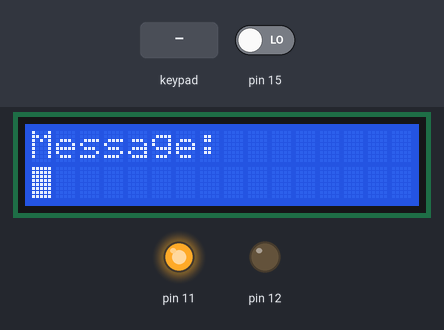
This sketch was run on a simulated Arduino Uno, built with avr-gcc and run on an emulated ATmega328P. On the bench: 16×2 character LCD, output pins drawn as LEDs (lit = HIGH). The inputs (shaded band) are chosen by the test bench; at power-on: pin 15 LOW. What the sketch prints to the serial monitor is not drawn.

Above: at 1.2 s.
1.3 s: keypad keys 9 8 7 6 * pressed 0.4 s apart
At 3.07 s:
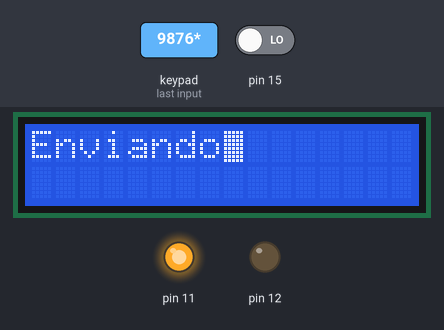
4.8 s: key 'A' pressed
At 5.1 s:
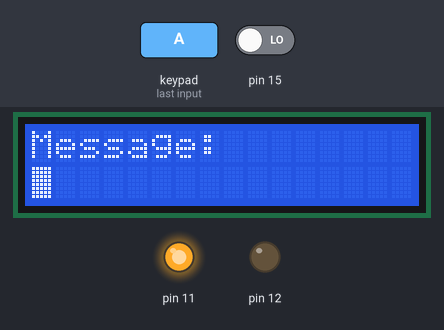
6.3 s: key 'B' pressed
7.8 s: keypad keys 9 8 7 6 # pressed 0.4 s apart
At 9.56 s:
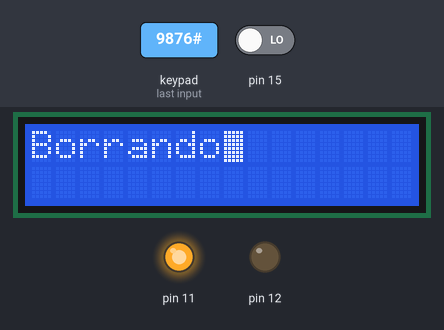
11.3 s: key 'D' pressed
At 12.5 s:
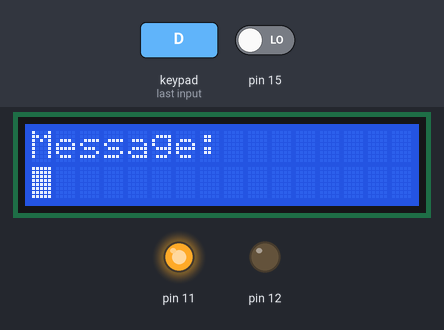
12.8 s: key '6' pressed
Timing chart, 0 to 15.3 s (numbered marks = the images above; inputs shaded):
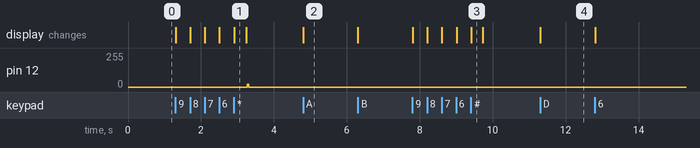

The sketch:

TransmisorMLT3_TM_LCD.ino
```cpp
#include "MLT3.h"
#include <Wire.h>
#include <LiquidCrystal_I2C.h>
#include <Keypad.h>


// Definiciones del programa
#define LowCharacter 32
#define HighCharacter 126
#define MaxStringLength 4

// Variables de uso general *****
char key;
bool WriteLCD = false;
bool NoCharacter = false;
bool Send = false;
byte Character = 65; // Variable que contiene el caracter actual a mostrar en el LCD. Inicia con la 'A'
char Caracter = ' '; // Almacena el caracter a enviar al LCD
byte CursorLocation = 0; // Posicion del cursor del LCD
String Data = "";

// Constantes del programa
const byte ROWS = 4;
const byte COLS = 4;

byte rowPins[ROWS] = {9, 8, 7, 6};
byte colPins[COLS] = {5, 4, 3, 2};

char hexaKeys[ROWS][COLS] = {
  {'1', '2', '3', 'A'},
  {'4', '5', '6', 'B'},
  {'7', '8', '9', 'C'},
  {'*', '0', '#', 'D'}
};

// Objeto de la pantalla LCD
LiquidCrystal_I2C lcd(0x27, 16, 2);

MLT3 MLT3;
Keypad myKeypad = Keypad( makeKeymap(hexaKeys), rowPins, colPins, ROWS, COLS);

void setup() {
  // put your setup code here, to run once:
  Serial.begin(115200);
  MLT3.begin(4800, Par);

  lcd.init();
  lcd.setCursor(0, 0);
  lcd.print("Message: ");
  lcd.setCursor(0, 1);
  lcd.backlight();
  lcd.blink();
}
void GetKeys() {
  key = myKeypad.getKey();
  if (key != NO_KEY) {
    WriteLCD = true;
  }
}
void LCDControl() {
  if (WriteLCD) {
    WriteLCD = false;
    // Borra el dato ************
    if (key == '#') {
      CursorLocation = 0;
      NoCharacter = false;
      Data = "";
      lcd.clear();
      // Mostrar mensaje borrando ***
      lcd.setCursor(0, 0);
      lcd.print("Borrando");
      delay(300);
      lcd.clear();
      lcd.setCursor(0, 0);
      lcd.print("Message: ");
      lcd.setCursor(CursorLocation, 1);
      lcd.blink();
      // Envia el dato *************
    } else if (key == '*') {
      if (Caracter != ' ') {
        Data += Caracter;
      }
      Send = true;
      CursorLocation = 0;
      NoCharacter = false;
      Character = 65;
      lcd.clear();
      // Mostrar mensaje enviando ***
      lcd.setCursor(0, 0);
      lcd.print("Enviando");
      delay(300);
      lcd.clear();
      lcd.setCursor(0, 0);
      lcd.print("Message: ");
      lcd.setCursor(CursorLocation, 1);
      lcd.blink();
      // Incrementa el contador de caracter ************
    } else if (key == 'A') {
      if (!NoCharacter) {
        Caracter = GetCharacter(true);
        lcd.print(Caracter);
        lcd.setCursor(CursorLocation, 1);
      }
    } else if (key == 'B') {
      if (!NoCharacter) {
        Caracter = GetCharacter(false);
        lcd.print(Caracter);
        lcd.setCursor(CursorLocation, 1);
      }
    } else if (key == 'C') {
      CursorLocation ++;
      if (CursorLocation < MaxStringLength) {

        lcd.setCursor(CursorLocation, 1);
        Data += Caracter;
        Caracter = ' ';
      } else {
        lcd.noBlink();
        NoCharacter = true;
      }
      // Almacena datos numericos ****
    } else {
      if (!NoCharacter) {
        lcd.print(key);
        lcd.setCursor(CursorLocation, 1);
        Caracter = key;
      }
    }
  }
}
void SendData() {
  if (Send) {
    Send = false;
    // Envia los datos binarios correspondiente a la cadena ******
    for (int i = 0; i < Data.length(); i++) {
      Serial.write(Data[i]);
      MLT3.write(Data[i]);
    }
    // Imprime caracter de finalizacion
    MLT3.write(0x00);
    Data = "";
  }
}
char GetCharacter(bool UpDownControl) {
  char CurrentChar = (char)Character;
  if (UpDownControl) {
    if (Character < 126) {
      Character++;
    } else {
      Character = 32;
    }
  } else {
    if (Character > 32) {
      Character--;
    } else {
      Character = 126;
    }
  }
  return CurrentChar;
}

void loop() {
  GetKeys();
  LCDControl();
  SendData();
}
```

MLT3.cpp
```cpp
#include <Arduino.h>
#include "MLT3.h"

void MLT3::SetOutput(int type) {
  // D10(PB2) pin que permite salidas de 5V y 0V
  // D11(PB3) pin que permite salidas de 2.5V
  switch (type) {
    // Salida de 0V *************
    case 0:
      // Pone el pin D10 (PORTB.2) a 0V
      PORTB &= ~B00000100;

      // D10 como salida (PORTB.2)
      DDRB   |=    B00000100;
      // D11 como entrada (PORTB.3)
      DDRB   &=   ~B00001000;
      break;
    // Salida de 2.5V *************
    case 1:
      // Pone el pin D11 (PORTB.3) a 5V. Por el divisor de voltaje llega a 2.5V
      PORTB |= B00001000;

      // D11 como salida (PORTB.3)
      DDRB   |=    B00001000;
      // D10 como entrada (PORTB.2)
      DDRB   &=   ~B00000100;
      break;
    // Salida de 5V *************
    case 2:
      // Pone el pin D10 (PORTB.2) a 5V
      PORTB |= B00000100;

      // D10 como salida (PORTB.2)
      DDRB   |=    B00000100;
      // D11 como entrada (PORTB.3)
      DDRB   &=   ~B00001000;
      break;
  }
}
// Inicia la libreria pero sin paridad
void MLT3::begin(int Baudrate) {
  SetOutput(1);
  TS = 1000000 / Baudrate;
  UseParidad = false;
}
// Inicial la libreria usando paridad
void MLT3::begin(int Baudrate, bool P) {
  SetOutput(1);
  TS = 1000000 / Baudrate;
  UseParidad = true;
  Paridad = P;
}
// Escribe un byte usando el procolo MLT3
size_t MLT3::write(uint8_t Data) {
  MLT3Encode(Data);
  // NOTA:(UseParidad ? 9 : 8) es equivalente a un if, donde se usa el valor 9 cuando es UseParidad = true y viceversa
  for (int BitIndex = 0; BitIndex < (UseParidad ? 9 : 8); BitIndex++) {
    SetOutput(MLT3WriteBuffer[BitIndex]);
    ClockGenerator();
  }
}
// Retorna un dato del buffer de recepcion. Si se leyo todo el buffer retorna el ultimo dato leido
uint8_t MLT3::read() {
  if (BufferTail == BufferHead) {
    // Retorna el ultimo valor almacenado
    return MLT3RXBuffer;
  } else {
    MLT3RXBuffer = MLT3Buffer[BufferTail];     // Obtiene el dato del buffer serial
    BufferTail = (BufferTail + 1) % RX_Buffer; // Actualiza la cola de lectura
    return (uint8_t)MLT3RXBuffer;              // Retorna los datos del buffer serial
  }
}
// Decodifica un byte entrante por la recepción.
// Utiliza el ADC del Atmega como pin de entrada. Para saber cuando es un "1" se toma como base que debe ocurrir una transicion de voltaje.
// Es decir, el valor del ADC del bit anterior y el actual son diferentes, por lo que al restarlos el resultado debe ser diferente de 0.
// Los "0" se identifican usando el mismo metodo con la diferencia que al restar los valores del ADC el resultado siempre sera un valor cercano a 0
void MLT3::MLT3Decode() {
  // Si existe una diferencia considerable en el voltaje de la linea de datos, es porque ocurrio una transicion y el bit es 1
  //ADCBufferxD[BitCounter] = abs(ADCData - ADCBuffer);
  if (UseParidad) {       // Permite recibir datos con paridad
    if (abs(ADCData - ADCBuffer) > 50) { // Se compara con 50 porque si :'v se escogio randomicamente y funciono xD
      // Almacena un 1
      MLT3ReadBuffer |= 0x200;                  // Coloca un bit 1 en la posicion 9
      MLT3ReadBuffer = MLT3ReadBuffer >> 1;     // Desplaza el contenido del buffer hacia la derecha
      CheckInputParity = CheckInputParity ^ 1;  // Verifica la paridad a medida que recibe un bit
    } else {
      // Almacena un 0
      MLT3ReadBuffer &= 0x1FF;                  // Coloca un 0 en la posicion 9
      MLT3ReadBuffer = MLT3ReadBuffer >> 1;     // Desplaza el contenido del buffer hacia la derecha
    }
  } else { // Para recibir datos sin paridad
    if (abs(ADCData - ADCBuffer) > 50) { // LO mismo que lo de arriba solo que ahora pone un "1" o un "0" en la posicion 8
      // Almacena un 1
      //ADCBufferxD[BitCounter] = 1;
      MLT3ReadBuffer |= 0x100;
      MLT3ReadBuffer = MLT3ReadBuffer >> 1;
    } else {
      // Almacena un 0
      MLT3ReadBuffer &= 0x0FF;
      MLT3ReadBuffer = MLT3ReadBuffer >> 1;
    }
  }
}
// Retorna la cantidad de bytes disponibles en el buffer
int MLT3::available() {
  //Serial.println(((RX_Buffer + BufferHead - BufferTail)%RX_Buffer));
  return ((RX_Buffer + BufferHead - BufferTail) % RX_Buffer);
}
// Genera la señal de reloj de acuerdo con el baudrate
void MLT3::ClockGenerator() {
  // Pone el pin D12 (PORTB.4) a HIGH
  PORTB |= B00010000;
  delayMicroseconds(TS);
  // Pone el pin D12 (PORTB.4) a LOW
  PORTB &= ~B00010000;
  delayMicroseconds(TS);
}

// Codifica el byte a ser escrito por el puerto MLT3
void MLT3::MLT3Encode(uint8_t Dato) {
  uint16_t Data = Dato & 0x00FF;
  uint16_t CheckBit = 1;
  uint16_t CheckParity = 0;

  for (int BitIndex = 0; BitIndex < 9; BitIndex++) {
    // Si el bit es uno se cambia de estado
    if ((Data & CheckBit) == CheckBit) {

      // Si llega al valor alto, entonces debe bajar
      if (MLT3StarBit == 2) {
        Transition = false;
      }
      // Si llega al valor bajo, entonces debe subir
      if (MLT3StarBit == 0) {
        Transition = true;
      }
      // Incrementa o decrementa segun la transicion
      if (Transition) {
        MLT3StarBit += 1;
      } else {
        MLT3StarBit -= 1;
      }
      // Verifica paridad para todo el byte del dato
      if (BitIndex <= 7) {
        // Cada vez que se detecta un uno, entonces se realiza un xor para llevar la cuenta de la paridad
        CheckParity = CheckParity ^ 0x100;
      }
    }
    if (BitIndex == 7) {
      // Calcula el bit de paridad
      if (Paridad) { // Paridad = true, Paridad par
        if (CheckParity == 0x100) { // Implica que hay numero impar de 1
          Data |= 0x100; // Se aumenta un uno para hacer que haya un numero par de 1
        }
      } else { // Paridad = false, Paridad impar
        if (CheckParity == 0) { // Implica que hay numero par de 1
          Data |= 0x100; // Se aumenta un uno para hacer que haya un numero impar de 1
        }
      }
    }
    // Guarda en el buffer MLT3 el valor de voltaje a transmitir
    // 0V = 0
    // 2.5V = 1
    // 5V = 2
    MLT3WriteBuffer[BitIndex] = MLT3StarBit;
    CheckBit = CheckBit << 1; //Desplaza el bit a la izquierda
  }
}

// Se utiliza una interrupcion porque esto asegura que los bytes del MLT3 sean leidos asyncronicamente y no haya que estar comprobando de forma manual
// Se lee el pin durante el estado logico LOW de la señal del reloj mientras que se incrementa el contador de bits durante el esto logico alto
ISR(PCINT1_vect) {
  // Obtiene el estado del pin RX *********************
  // Inicia la conversión
  ADCSRA |= B01000000;
  while ((ADCSRA && B01000000) == B01000000) {  // Espera a que termine la captura del dato
    continue;
  }

  // Si esta en estado logico alto llama a la rutina que almacena el dato
  if ((PINC & B00000010) == B00000010) {
    BitCounter ++; // Incrementa el contador de bits
    //ADCBufferxD[BitCounter] = ADC;
  } else {

    ADCData = ADCBuffer;
    // Si es estado logico bajo, se almacena el estado del pin para posteriormente compararlo
    ADCBuffer = (int)ADC;
    // Guarda el Bit leido
    MLT3::MLT3Decode();

    // Si ya se recibio todo el dato, entonces se almacena
    if (BitCounter == (UseParidad ? 8 : 7)) {
      bool SaveData = true;
      // Si se usa paridad entonces se determina si se ha recibido de forma correcta
      if (UseParidad) {
        // Compara la paridad. Paridad es la "Paridad" seleccionada por el usuario y "CheckInputParity" es la del byte leido.
        // Cuando "Paridad" = true, hablamos de Par *********** Cuando "Paridad" = false, hablamos de Inpar
        // Cuando "CheckInputParity" = false, hablamos de un dato Par *********** Cuando "CheckInputParity" = true, hablamos de un dato impar
        // Por lo que la paridad es correcta cuando "Paridad" y "CheckInputParity" no son iguales xD (Tremenda fumada xD)
        // Operacion logica que da true cuando las entradas no son iguales, XOR (Simbolo) -> ^
        if (!(Paridad ^ CheckInputParity)) { // Verifica si las entradas son iguales. Si lo son, la paridad es erronea y no se guarda el dato
          SaveData = false;
        }
        CheckInputParity = false; // Reinicia la variable de control de paridad para el siguiente dato
      }

      // Obtiene el dato del buffer de entrada
      MLT3RXData = MLT3ReadBuffer;
      // Reinicia el buffer para recibir un nuevo dato
      MLT3ReadBuffer = 0;

      // Almacena el dato en el buffer de recpecion ****************
      if (SaveData) {
        // Actualiza el dato una vez se ha recibido completamente
        index = (uint16_t)(BufferHead + 1) % RX_Buffer;
        if (index != BufferTail) { // Si el buffer esta lleno entonces se descarta
          MLT3Buffer[BufferHead] = MLT3RXData;
          BufferHead = index;
        }
      }
      // Reinicia el contador para recibir un nuevo dato
      BitCounter = -1;
    }
  }
}
```

MLT3.h
```cpp
#define Par true
#define Impar false

#include <Arduino.h>
#define RX_Buffer 64

// Indica el voltage del bit. 0:0V, 1:2.5V, 2:5V
static int MLT3StarBit = 1;
// Indica la Transicion del MLT3. True: indica un semiciclo ascendente 0V -> 2.5V,  2.5V -> 5V,
// False: indica un semiciclo descendente 0V -> 2.5V,  2.5V -> 5V
static bool Transition = true;

// Almacena el periodo actual
static volatile int TS = 0;
// Contador para la recepción del bit. Inicializa en -1 porque al entrar a la subrutina de recepción se le suma 1 automaticamente
static volatile int BitCounter = -1;
// Variable de verificación de paridad
static volatile bool CheckInputParity;
// Indica si se desea usar paridad en la transmisión. False implica que no se desea usar paridad
static volatile bool UseParidad = false;
// Almacena la paridad calculada de la transmision
static volatile bool Paridad;

// Variables de lectura del ADC. inicializan en 512 porque aprox 2.5V
static volatile int ADCBuffer = 512;
static volatile int ADCData = 512;

// Buffer de recepción de 64 bytes
static volatile uint16_t MLT3Buffer[RX_Buffer]; //Buffer
static volatile uint16_t BufferTail = 0; // Cola de lectura
static volatile uint16_t BufferHead = 0; // Cabeza de escritura
static volatile uint16_t index = 0; // Indice de guardado del dato leido

static volatile uint16_t MLT3RXData;  // Variable del dato leido
static uint16_t MLT3RXBuffer = 0;     // Variable de entrada del dato leido
static volatile uint16_t MLT3ReadBuffer = 0; // Buffer de rececpcion de los bits del MLT3

class MLT3 : public Print           // Crea la clase y ademas llama a la libreria print
{ private:
    int MLT3WriteBuffer[9];         // Buffer de transmision. Almacena los bits a ser enviados
    void SetOutput(int type);       // Configura la salida
    void MLT3Encode(uint8_t Dato);  // Codifica los bits
    void ClockGenerator();          // Genera la señal de reloj

  public:
    // Constructor de la clase
    MLT3() {
      // Baudrate por defecto
      TS = 1000000 / 9600;
      // Sin paridad
      UseParidad = false;
      // Paridad por defecto Par
      Paridad = false;
      // Inicializa la variable para comprobar la paridad
      CheckInputParity = false;

      // Configura señal de reloj para el transmisor ************+
      // D12 como salida
      DDRB |= B00010000;

      // Configuracion del puerto analogico A0 como entrada para el MLT3
      // Configuración del puerto analogico para alta velocidad ***********
      //REFS1:0,REFS0:1 -> Referencia a VCC, ADLAR:0 -> Alinea a la derecha. 16 bits
      //MUX3:0 MUX2:0 MUX1:0 MUX0:0 -> Selecciona canal 0
      ADMUX = B01000000;

      ADCSRB = 0; // Modo Free Running. No utilizado en este caso
      // ADEN:1 -> Habilita el modulo de ADC, ADATE:1 -> auto trigger disable, ADPS2:0:b100 -> Preescaler = 16
      // Clock = 16Mhz/64 = 250Khz
      // Sampling = 250Khz/(13 clocks) = 19,23 Khz
      ADCSRA = B10000110;

      // Realiza una primera conversión
      ADCSRA |= B01000000;
      while ((ADCSRA && B01000000) == B01000000) {  // Espera a que termine la captura del dato
        continue;
      }

      // Configura señal de reloj para el receptor ************
      // A1 como entrada digital
      DDRC &= B11111101;
      // Configuracion de la interrupcion de A1
      PCICR =  B00000010; //PORTC
      // Habilitacion del pin A1 para la interrupcion
      PCMSK1 = B00000010; //PCINT9
    }
    void begin(int Baudrate);
    void begin(int Baudrate, bool Paridad);
    uint8_t read();
    virtual size_t write(uint8_t Data);
    int available();
    static void MLT3Decode();
};
```

Measured:
- after the input at 1.3 s, pin 12: 0/255 → 21/255 after 2.0 s, → 0/255 0.04 s later
